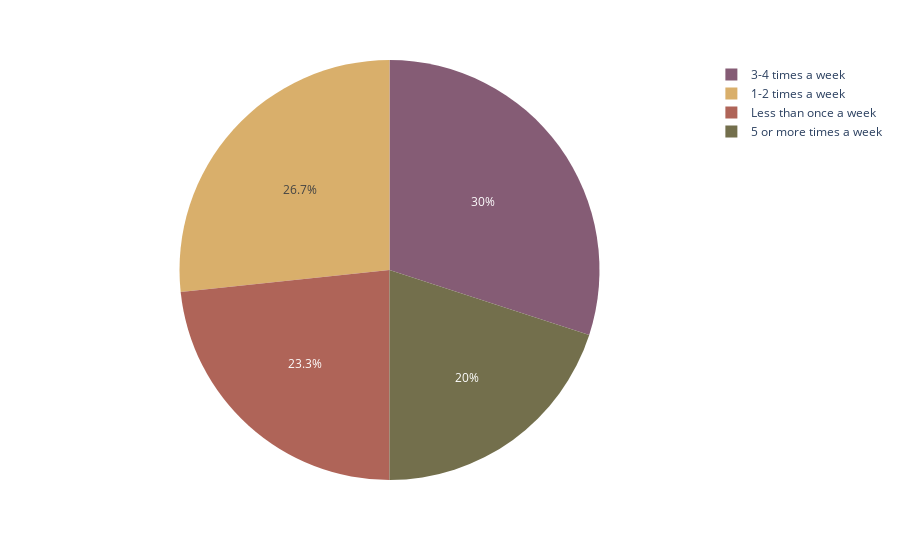

The notebook cell this image was saved under:
### Code cell
#Now the pie chart
fig = px.pie(
    DF_Frequence_of_exercise,
    values = 'Number of people',
    names = 'Frequence',
    color_discrete_sequence=px.colors.qualitative.Antique
)
fig.show()

### Figure 1 — Plotly figure (JSON) as saved in the notebook; plotly's stock layout.template omitted (floating-point values rounded to 4 significant figures)
{"data": [{"domain": {"x": [0, 1], "y": [0, 1]}, "hovertemplate": "Frequence=%{label}<br>Number of people=%{value}<extra></extra>", "labels": ["5 or more times a week", "Less than once a week", "3-4 times a week", "1-2 times a week"], "legendgroup": "", "name": "", "showlegend": true, "type": "pie", "values": [6, 7, 9, 8]}], "layout": {"legend": {"tracegroupgap": 0}, "margin": {"t": 60}, "piecolorway": ["rgb(133, 92, 117)", "rgb(217, 175, 107)", "rgb(175, 100, 88)", "rgb(115, 111, 76)", "rgb(82, 106, 131)", "rgb(98, 83, 119)", "rgb(104, 133, 92)", "rgb(156, 156, 94)", "rgb(160, 97, 119)", "rgb(140, 120, 93)", "rgb(124, 124, 124)"]}}
